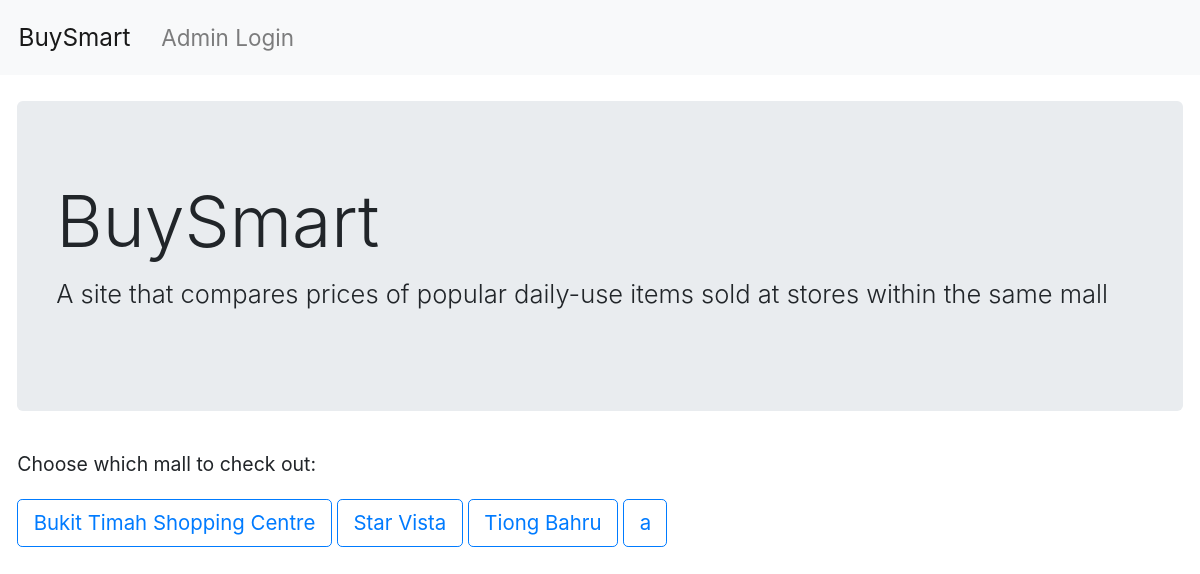
Before: / with the older database file.
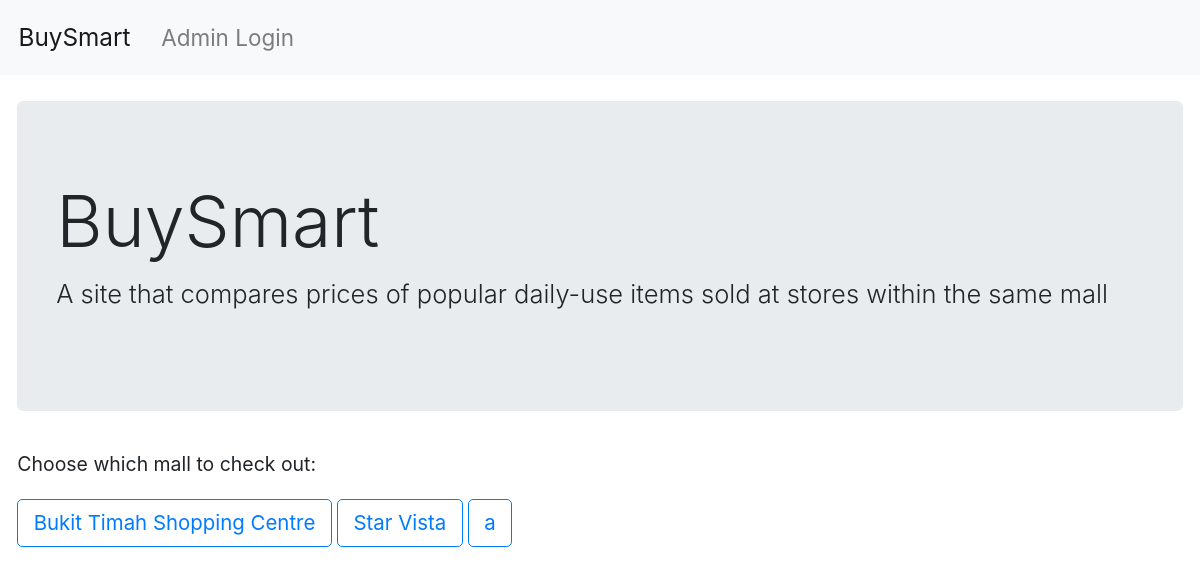
After: the same page with the newer database file.
### basic_app/models.py (models this page shows, shortened)
class Entry(models.Model):
    mall = models.CharField(max_length=256,default='')
    product_category = models.CharField(max_length=256,default='')
    product = models.CharField(max_length=256,default='')
    shop_name = models.CharField(max_length=256,default='')
    shop_address = models.CharField(max_length=256,default='',blank=True,null=True)
    price = models.FloatField(default='')

### basic_app/views.py (the view)
# urls.py: path('',views.MallList,name='mall_list'),
def MallList(request):
    entries = models.Entry.objects.all()
    used = []
    for entry in entries:
        if entry.mall not in used:
            used.append(entry.mall)
    all_malls_pro_cats = []
    for mall in used:
        mall_entries = models.Entry.objects.filter(mall=mall)
        mall_pro_cats = []
        for entry in mall_entries:
            if entry.product_category not in mall_pro_cats:
                mall_pro_cats.append(entry.product_category)
        all_malls_pro_cats.append(mall_pro_cats)
    return render(request,'basic_app/mall_list.html',{'used':used,'all_malls_pro_cats':all_malls_pro_cats})

### templates/basic_app/mall_list.html (shortened to what this page needs)
{% extends 'basic_app/base.html' %}
{% load static %}
{% block css_block %}
<link rel="stylesheet" href="{% static 'css/mall_list.css' %}">
{% endblock %}
{% block body_block %}
<div class="jumbotron">
  <h1 class="display-4">BuySmart</h1>
  <p class="lead">A site that compares prices of popular daily-use items sold at stores within the same mall</p>
</div>
<p>Choose which mall to check out:<p>
{% for mall in used %}
<a class="btn btn-outline-primary" href="{% url 'pro_cat_list' mall=mall %}" role="button">{{mall}}</a>
{% endfor %}
{% endblock %}

Changed rows visible on the page:
removed Entry: used "Tiong Bahru"
